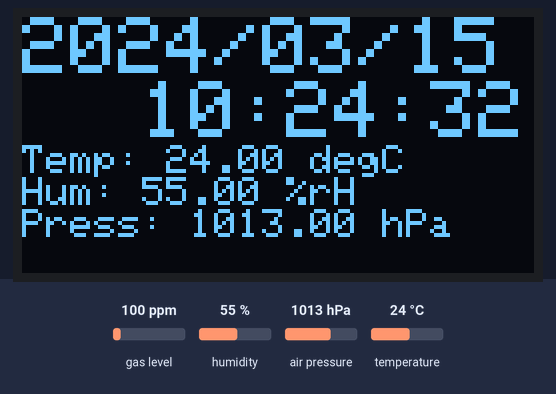
The sketch below on a simulated ESP32. Shown: 128×64 one-colour display. The inputs (shaded band) are chosen by the test bench; at power-on: humidity 55 %, air pressure 1013 hPa, temperature 24 °C, gas level 100 ppm. WiFi joins after 1.5 s; servers stay silent unless stated; the local clock reads 2024-03-15 10:24:30 at power-on unless the sketch sets it; not simulated (calls return 0 or success): secret.h; what the sketch prints to the serial monitor is not drawn.

Above: at 2.8 s.
2.9 s: humidity set to 22 %
At 4.4 s:
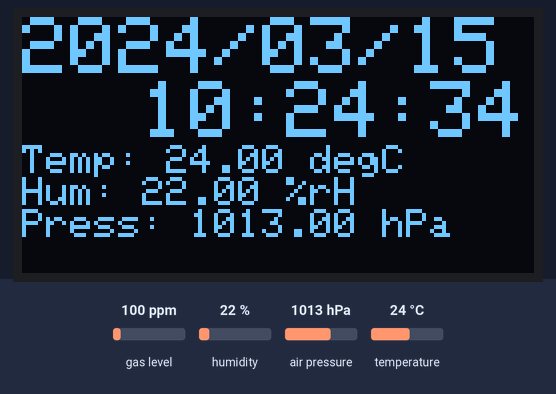
5.6 s: air pressure set to 952 hPa
At 6.9 s:
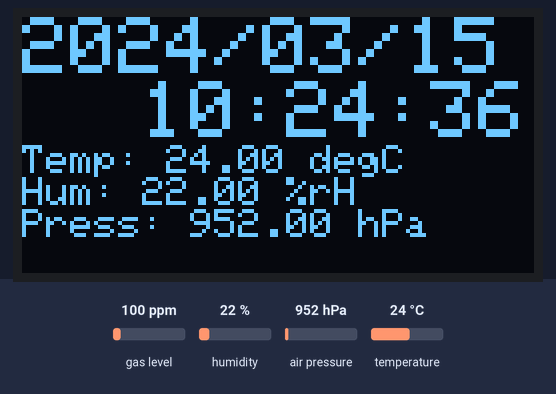
7.5 s: temperature set to 12 °C
At 8.9 s:
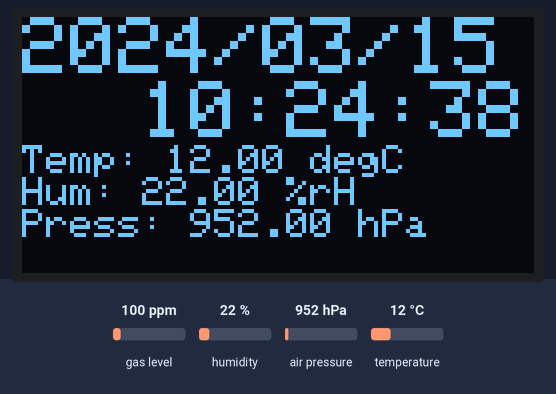
9.5 s: humidity set to 40 %
At 10.9 s:
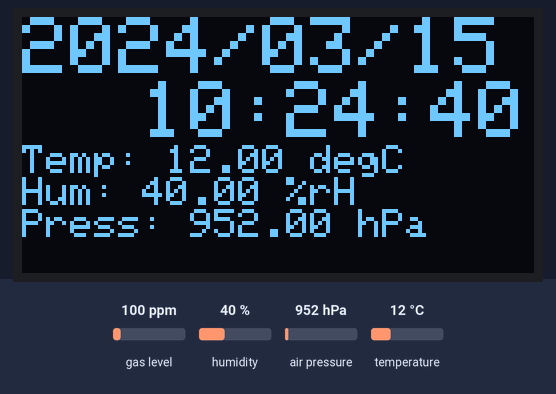
11.5 s: air pressure set to 975 hPa
At 13.9 s:
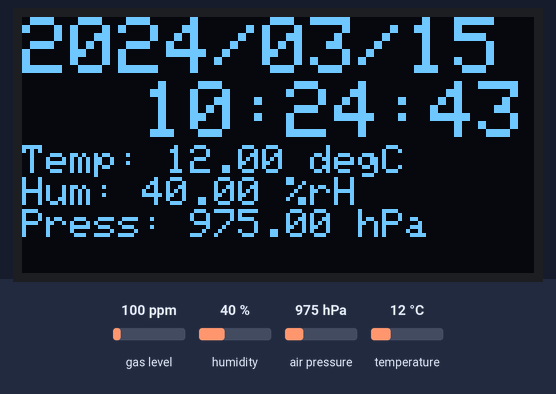
Timing chart, 0 to 14.6 s (numbered marks = the images above; inputs shaded):
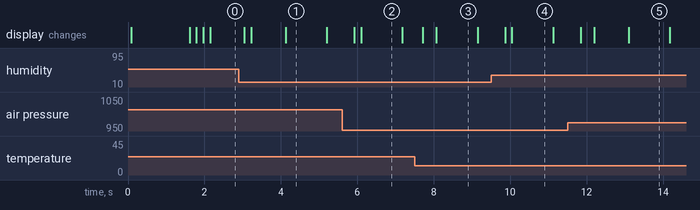

Measured:
- what the display in image 1 shows lasts 1.1 s, from 4.1 s to 5.2 s

The sketch:

clock_esp32.ino
```cpp
#include <WiFi.h>
#include <WiFiUdp.h>
#include <ArduinoOTA.h>

#include <SPI.h>
#include <Wire.h>
// #include <Adafruit_GFX.h>
#include <Adafruit_SSD1306.h>
// #include <Adafruit_BME280.h>
#include <Adafruit_BME680.h>

#include <secret.h>

Adafruit_SSD1306 display(128, 64, &Wire, -1);
Adafruit_BME680 bme;

struct tm timeInfo;
WiFiClient wifi;

int line=0;

void indicate(const char* msg) {
    if (line >= 7) {
        display.clearDisplay();
        display.setCursor(0, 0);
        line = 0;
    }
    Serial.println(msg);
    display.println(msg);
    display.display();
    line++;
}

void WiFisetup() {
    WiFi.mode(WIFI_STA);
    WiFi.begin(SSID, WIFI_PASSWORD);
    while (WiFi.waitForConnectResult() != WL_CONNECTED) {
        indicate("Connection Failed! Rebooting...");
        delay(5000);
        ESP.restart();
    }
}

void OTAsetup() {
    ArduinoOTA.setHostname("esp32-01");
    ArduinoOTA
        .onStart([]() {
                String type;
                if (ArduinoOTA.getCommand() == U_FLASH)
                type = "sketch";
                else // U_SPIFFS
                type = "filesystem";

                // NOTE: if updating SPIFFS this would be the place to unmount SPIFFS using SPIFFS.end()
                Serial.println("Start updating " + type);
                })
    .onEnd([]() {
            Serial.println("\nEnd");
            })
    .onProgress([](unsigned int progress, unsigned int total) {
            Serial.printf("Progress: %u%%\r", (progress / (total / 100)));
            })
    .onError([](ota_error_t error) {
            Serial.printf("Error[%u]: ", error);
            if (error == OTA_AUTH_ERROR) Serial.println("Auth Failed");
            else if (error == OTA_BEGIN_ERROR) Serial.println("Begin Failed");
            else if (error == OTA_CONNECT_ERROR) Serial.println("Connect Failed");
            else if (error == OTA_RECEIVE_ERROR) Serial.println("Receive Failed");
            else if (error == OTA_END_ERROR) Serial.println("End Failed");
            });

    ArduinoOTA.begin();
}

void setup() {
    Serial.begin(115200);

    display.begin(SSD1306_SWITCHCAPVCC, 0x3c);
    display.clearDisplay();
    display.setTextSize(0.5);
    display.setTextColor(WHITE);
    display.setCursor(0, 0);

    indicate("Booting ESP32...");
    indicate("Connecting Network...");

    WiFisetup();
    OTAsetup();

    indicate("Network Connected!");

    pinMode(25, INPUT_PULLUP);
    pinMode(26, INPUT_PULLUP);
    pinMode(27, INPUT_PULLUP);

    configTime(9 * 3600L, 0, "ntp.nict.jp", "time.google.com", "ntp.jst.mfeed.ad.jp");


    bme.begin();
    bme.setTemperatureOversampling(BME680_OS_8X);
    bme.setHumidityOversampling(BME680_OS_2X);
    bme.setPressureOversampling(BME680_OS_4X);
    bme.setIIRFilterSize(BME680_FILTER_SIZE_3);
    // bme.setGasHeater(320, 150); // 320*C for 150 ms
    bme.setGasHeater(0, 0); // disabled

}


void loop() {
    char date[15], time[15];
    char temp[20], hum[20], press[20], gass[20];

    ArduinoOTA.handle();

    bme.beginReading();
    sprintf(temp, "Temp: %.2f degC", bme.temperature);
    sprintf(hum, "Hum: %.2f %%rH", bme.humidity);
    sprintf(press, "Press: %.2f hPa", bme.pressure / 100.0);
    // sprintf(gass, "Gass: %.2f ohms", bme.gas_resistance / 1000.0);
    bme.endReading();

    getLocalTime(&timeInfo);
    sprintf(date, "%04d/%02d/%02d",
          timeInfo.tm_year + 1900, timeInfo.tm_mon + 1, timeInfo.tm_mday);
    sprintf(time, "%02d:%02d:%02d",
          timeInfo.tm_hour, timeInfo.tm_min, timeInfo.tm_sec);

    display.clearDisplay();
    display.setTextSize(2.0);
    display.setTextColor(WHITE);
    display.setCursor(0, 0);
    display.println(date);
    display.setCursor(30, 16);
    display.println(time);

    display.setTextSize(1,0);
    display.setTextColor(WHITE);
    display.setCursor(0, 32);

    display.println(temp);
    display.println(hum);
    display.println(press);
    // display.println(gass);
    display.display();

    Serial.println(temp);
    Serial.println(hum);
    Serial.println(press);
    // Serial.println(gass);
}
```
